Frame 1 (no input): blank canvas, image omitted
Frame 60 (the mouse pressed at the canvas centre just before this capture): blank canvas, image omitted
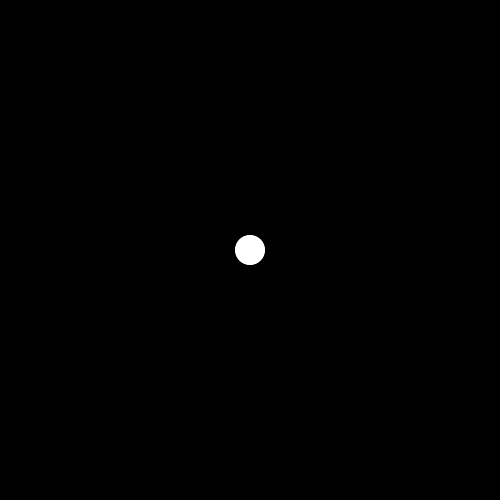
Frame 120 (the mouse held since frame 60 and released just before this capture)

The Processing sketch whose frames 1 and 60 were blank and that drew this single picture after the mouse press (run headless with seeded random() and noise(); from frame 60 on, the mouse is pressed at the canvas centre):

// Processing sketch: opacityhack
// ── opacityhack.pde
void setup() {
  size(500, 500);
  background(0);
}

float inc = 0;
int max = 50;

void draw() {
  //opacity hack
  noStroke();
  fill(0, 20);
  rect(0, 0, width, height);
  //

  if (mousePressed) {
    inc+=0.5;
    inc = constrain(inc, 0, max);

    fill(255);
    ellipse(mouseX, mouseY, inc, inc);
  } else {
    inc = 0;
  }
}
